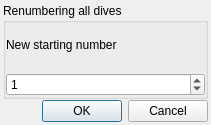
<?xml version="1.0" encoding="UTF-8"?>
<ui version="4.0">
 <class>RenumberDialog</class>
 <widget class="QDialog" name="RenumberDialog">
  <property name="windowModality">
   <enum>Qt::WindowModal</enum>
  </property>
  <property name="geometry">
   <rect>
    <x>0</x>
    <y>0</y>
    <width>211</width>
    <height>125</height>
   </rect>
  </property>
  <property name="windowTitle">
   <string>Renumber</string>
  </property>
  <property name="windowIcon">
   <iconset>
    <normalon>:subsurface-icon</normalon>
   </iconset>
  </property>
  <layout class="QVBoxLayout" name="verticalLayout_2">
   <property name="spacing">
    <number>1</number>
   </property>
   <property name="leftMargin">
    <number>3</number>
   </property>
   <property name="topMargin">
    <number>3</number>
   </property>
   <property name="rightMargin">
    <number>3</number>
   </property>
   <property name="bottomMargin">
    <number>3</number>
   </property>
   <item>
    <widget class="QGroupBox" name="groupBox">
     <property name="title">
      <string>Renumbering all dives</string>
     </property>
     <layout class="QVBoxLayout" name="verticalLayout">
      <property name="leftMargin">
       <number>0</number>
      </property>
      <property name="topMargin">
       <number>0</number>
      </property>
      <property name="rightMargin">
       <number>0</number>
      </property>
      <property name="bottomMargin">
       <number>0</number>
      </property>
      <item>
       <widget class="QLabel" name="renumberText">
        <property name="text">
         <string>New starting number</string>
        </property>
        <property name="alignment">
         <set>Qt::AlignLeading|Qt::AlignLeft|Qt::AlignVCenter</set>
        </property>
        <property name="wordWrap">
         <bool>true</bool>
        </property>
       </widget>
      </item>
      <item>
       <widget class="QSpinBox" name="spinBox">
        <property name="maximum">
         <number>99999</number>
        </property>
        <property name="value">
         <number>1</number>
        </property>
       </widget>
      </item>
     </layout>
    </widget>
   </item>
   <item>
    <widget class="QDialogButtonBox" name="buttonBox">
     <property name="orientation">
      <enum>Qt::Horizontal</enum>
     </property>
     <property name="standardButtons">
      <set>QDialogButtonBox::Cancel|QDialogButtonBox::Ok</set>
     </property>
    </widget>
   </item>
  </layout>
 </widget>
 <resources>
  <include location="../subsurface.qrc"/>
 </resources>
 <connections>
  <connection>
   <sender>buttonBox</sender>
   <signal>accepted()</signal>
   <receiver>RenumberDialog</receiver>
   <slot>accept()</slot>
   <hints>
    <hint type="sourcelabel">
     <x>248</x>
     <y>254</y>
    </hint>
    <hint type="destinationlabel">
     <x>157</x>
     <y>274</y>
    </hint>
   </hints>
  </connection>
  <connection>
   <sender>buttonBox</sender>
   <signal>rejected()</signal>
   <receiver>RenumberDialog</receiver>
   <slot>reject()</slot>
   <hints>
    <hint type="sourcelabel">
     <x>316</x>
     <y>260</y>
    </hint>
    <hint type="destinationlabel">
     <x>286</x>
     <y>274</y>
    </hint>
   </hints>
  </connection>
 </connections>
</ui>
